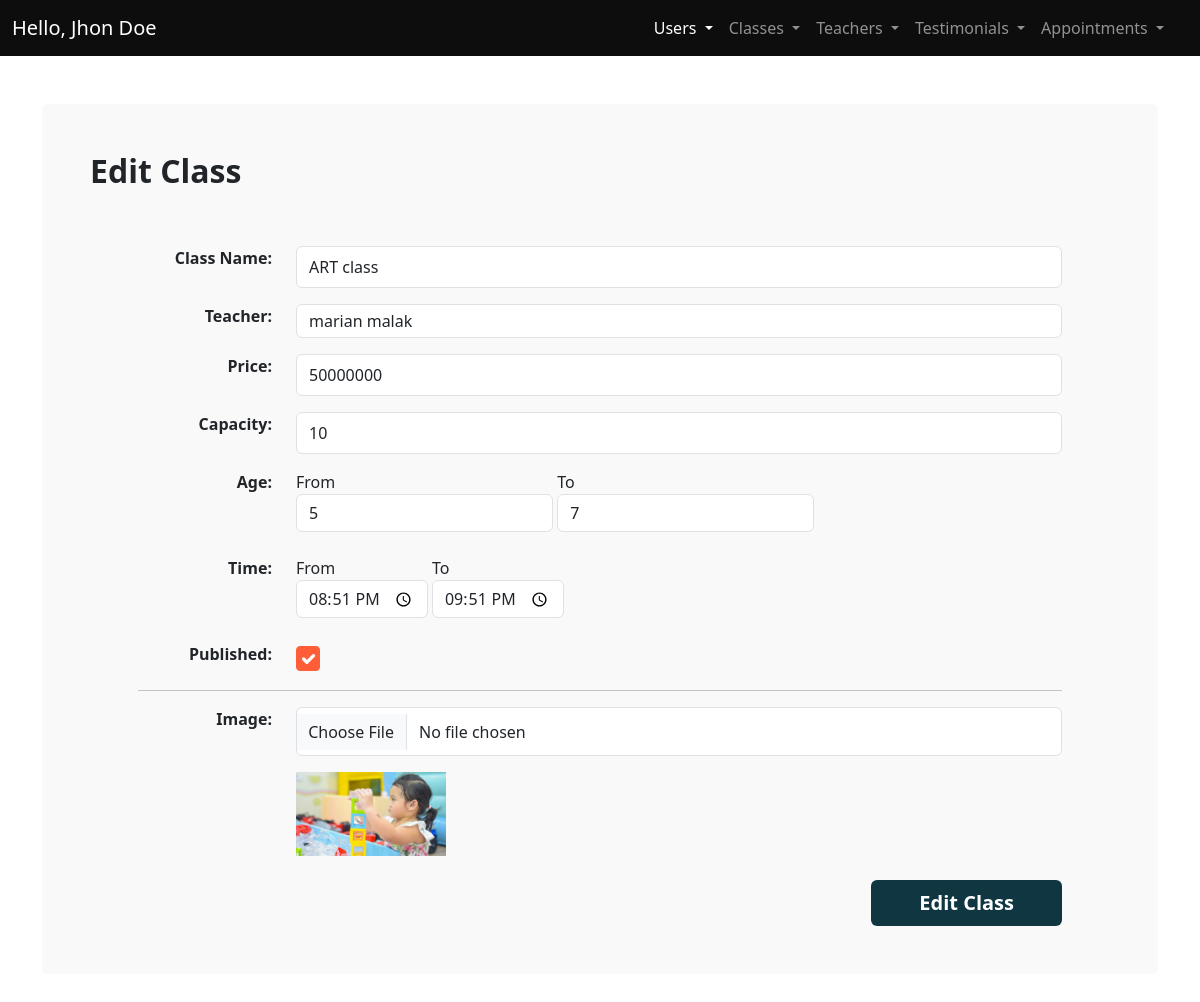
/admin/edit_class.php?id=14 (signed in), run on the app's committed database.
### tables this page shows
CREATE TABLE `classes` (
  `id` int(11) NOT NULL,
  `regDate` timestamp NOT NULL DEFAULT current_timestamp(),
  `className` varchar(50) NOT NULL,
  `price` int(11) NOT NULL,
  `capacity` int(11) NOT NULL,
  `age_from` int(11) NOT NULL,
  `age_to` int(11) NOT NULL,
  `time_from` time NOT NULL,
  `time_to` time NOT NULL,
  `published` tinyint(4) NOT NULL,
  `image` varchar(50) NOT NULL,
  `teacher_id` int(11) NOT NULL
);

CREATE TABLE `teachers` (
  `id` int(11) NOT NULL,
  `regDate` timestamp NOT NULL DEFAULT current_timestamp(),
  `fullName` varchar(50) NOT NULL,
  `jobTitle` varchar(50) NOT NULL,
  `published` tinyint(4) NOT NULL,
  `image` varchar(50) NOT NULL
);

### admin/edit_class.php (the view, shortened to what this page needs)
<?php
require_once "includes/conn.php";
if (isset($_GET['id'])) {
  $sqlclass='SELECT classes.id AS classId, teachers.id AS teacherID ,
  classes.regDate,
  classes.className,
  classes.published,
  classes.price,
  classes.capacity,
  classes.age_from,
  classes.age_to,
  classes.time_from,
  classes.time_to,
  classes.teacher_id,
  classes.image,
  teachers.fullName
   FROM classes INNER JOIN teachers On  teachers.id = classes.teacher_id WHERE classes.id =?';
    $stmtclass = $conn->prepare($sqlclass);
    $id = $_GET['id'];
    $stmtclass->execute([$id]);
    $class = $stmtclass->fetch();
    $sqlteachers = " SELECT * FROM `teachers`";
    $stmtteacher= $conn->prepare($sqlteachers);
    $stmtteacher->execute();
    $teachers = $stmtteacher->fetchAll();
} else {
    header('location:classes.php');
    die();
}
?>
<!DOCTYPE html>
<html lang="en">
  <head>
    <link rel="stylesheet" href="css/main.min.css" />
    <link rel="stylesheet" href="css/styles.css" />
  </head>
  <body>
    <main>
    <?php
      require_once "includes/nav.php";
    ?>
      <div class="container my-5">
        <div class="bg-light p-5 rounded">
          <h2 class="fw-bold fs-2 mb-5 pb-2">Edit Class</h2>
          <form action="" method="POST" class="px-md-5" enctype="multipart/form-data">
            <div class="form-group mb-3 row">
              <label for="" class="form-label col-md-2 fw-bold text-md-end"
                >Class Name:</label
              >
              <div class="col-md-10">
                <input
                  type="text"
                  placeholder="e.g. Art & Design"
                  class="form-control py-2"
                  name='className'
                  value='<?php echo $class["className"]; ?>'
                />
              </div>
            </div>
            <div class="form-group mb-3 row">
              <label for="" class="form-label col-md-2 fw-bold text-md-end"
                >Teacher:</label
              >
              <div class="col-md-10">
            <select class="form-control py-1"  name="teacher_id">
			          <?php  foreach($teachers as $teacher){ ?>
              <option value="<?php echo $teacher['id']; ?>"
              <?php echo ($teacher['id'] == $class['teacher_id']) ? "selected" :" "; ?> >
              <?php echo $teacher['fullName']; ?>
              </option>
			         <?php
                }
                ?>
              </select>
              </div>
            </div>
            <div class="form-group mb-3 row">
              <label for="" class="form-label col-md-2 fw-bold text-md-end"
                >Price:</label
              >
              <div class="col-md-10">
                <input
                  type="number"
                  step="0.1"
                  placeholder="Enter price"
                  class="form-control py-2"
                  name='price'
                  value='<?php echo $class["price"]; ?>'
                />
              </div>
            </div>
            <div class="form-group mb-3 row">
              <label for="" class="form-label col-md-2 fw-bold text-md-end"
                >Capacity:</label
              >
              <div class="col-md-10">
                <input
                  type="number"
                  step="1"
                  placeholder="Enter catpacity"
                  class="form-control py-2"
                  name='capacity'
                  value='<?php echo $class["capacity"]; ?>'
                />
              </div>
            </div>
            <div class="form-group mb-3 row">
              <label for="" class="form-label col-md-2 fw-bold text-md-end"
                >Age:</label
              >
              <div class="col-md-10">
                <label for="" class="form-label">From <input type="number" class="form-control"name='age_from'
                value='<?php echo $class["age_from"]; ?>'></label>
                <label for="" class="form-label">To <input type="number" class="form-control"name='age_to'
                value='<?php echo $class["age_to"]; ?>'></label>
              </div>
            </div>
            <div class="form-group mb-3 row">
              <label for="" class="form-label col-md-2 fw-bold text-md-end"
                >Time:</label
              >
              <div class="col-md-10">
                <label for="" class="form-label">From <input type="time" class="form-control"name='time_from'
                value='<?php echo $class["time_from"]; ?>'></label>
                <label for="" class="form-label">To <input type="time" class="form-control"name='time_to'
                value='<?php echo $class["time_to"]; ?>'></label>
              </div>
            </div>
            <div class="form-group mb-3 row">
              <label for="" class="form-label col-md-2 fw-bold text-md-end"
                >Published:</label
              >
              <div class="col-md-10">
                <input
                  type="checkbox"
                  class="form-check-input"
                  style="padding: 0.7rem;"
                  name='published'
                  <?php echo ($class['published'] === 1) ? "checked" : ""; ?>
                />
              </div>
            </div>
            <hr>
            <div class="form-group mb-3 row">
              <label for="" class="form-label col-md-2 fw-bold text-md-end"
                >Image:</label
              >
              <div class="col-md-10">
                <input
                  type="file"
                  class="form-control"
                  style="padding: 0.7rem;"
                  name='image'
                />
              </div>
            </div>
            <div class="row justify-content-end">
              <div class="col-md-10">
                <img
                  src="../img/<?php echo $class['image'] ?>"
                  alt="class-image"
                  style="max-width: 150px"
                />
              </div>
            </div>
            <div class="text-md-end">
            <button
              class="btn mt-4 btn-secondary text-white fs-5 fw-bold border-0 py-2 px-md-5"
            >
              Edit Class
            </button>
          </div>
          </form>
        </div>
      </div>
    </main>
  </body>
</html>

### data on the page
classes: className "ART class", teacher_id "marian malak", price "50000000", capacity "10", age_from "5", age_to "7", time_from "20:51:00", time_to "21:51:00", published "☑", image (picture)
